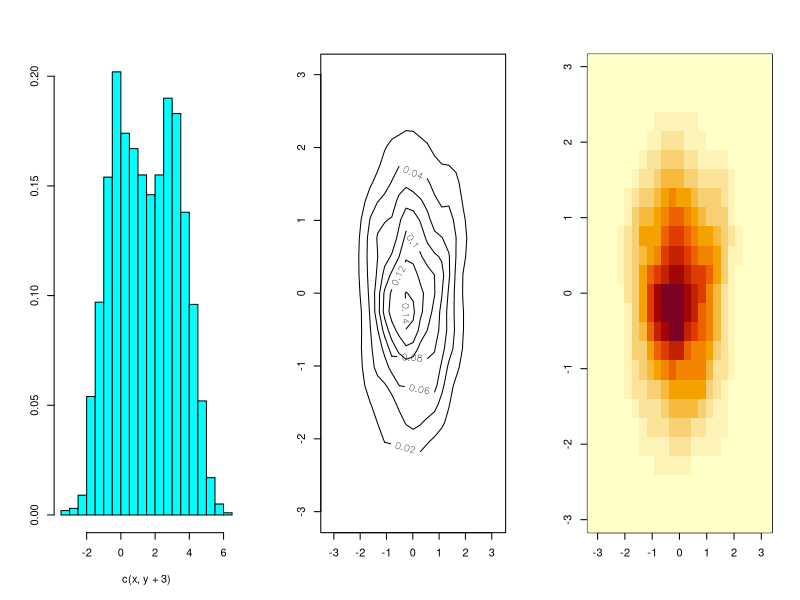

This chart was generated by the following R code: (Note: this script raises an error after producing the figure.)
## ---- chunk 1
library(MASS)
library(tidyverse)
## ---- chunk 2
set.seed(0)
x <- rnorm(1000)
y <- rnorm(1000)
par(mfrow=c(1, 3))
truehist(c(x, y+3), nbins=25)
contour(dd <- kde2d(x, y))
image(dd)
## ---- chunk 3
set.seed(0)
dat <- tibble(x = rnorm(1000), y = rnorm(1000))
dat <- dat %>%
  mutate(y = y + 3)
p1 <- dat %>% 
  gather() %>% 
  ggplot() +
  geom_histogram(aes(value), binwidth = 0.5)
p2 <- dat %>%
  ggplot() +
  geom_density2d(aes(x, y))
p3 <- dat %>%
  ggplot() +
  geom_hex(aes(x, y), bins = 12)
ggplot() +
  coord_equal(xlim = c(0, 7.5), ylim = c(0, 4.5), expand = c(0, 0)) +
  annotation_custom(ggplotGrob(p1),
                    xmin = 0, xmax = 3,
                    ymin = 3, ymax = 4.5) +
  annotation_custom(ggplotGrob(p2),
                    xmin = 0, xmax = 3,
                    ymin = 0, ymax = 3) +
  annotation_custom(ggplotGrob(p3),
                    xmin = 3, xmax = 7.5) +
  labs(x = NULL, y = NULL,
       title = 'Density plots for x and y') +
  theme_void()
## ---- chunk 4
set.seed(0)
x <- seq(1, 20, 0.5)
w <- 1 + x/2
y <- x + w*rnorm(x)
dum <- tibble(x, y, w)
rm(x, y, w)
cat('Data set "dum":\n')
print(dum)
fm <- dum %>% 
  lm(y ~ x, data = .)
cat("Linear regression summary:\n")
summary(fm)
fm1 <- dum %>%
  lm(y ~ x, data = ., weight = 1/w^2)
cat("Weighted linear regression summary:\n")
summary(fm1)
## ---- chunk 5
lrf <- loess(y ~ x, dum)
spline_fit <- as_tibble(spline(dum$x, fitted(lrf)))
p1 <- dum %>% 
  full_join(spline_fit, by = 'x',  suffix = c('r', 's')) %>%
  arrange(x) %>% 
  ggplot() + 
  geom_point(aes(x, yr)) +
  geom_abline(slope = 1, intercept = 0, lty = 3, col = 3) +
  geom_abline(slope = fm$coefficients[2], intercept = fm$coefficients[1],
              col = 4) +
  geom_abline(slope = fm1$coefficients[2], intercept = fm1$coefficients[1],
              col = 5, lty = 4) +
  geom_line(aes(x, ys), col = 2)
p2 <- qplot(fitted(fm), resid(fm), xlab = "Fitted Values", ylab = "Residuals")
p3 <- tibble(r = resid(fm)) %>% 
  ggplot(aes(sample = r)) +
  geom_qq() +
  geom_qq_line(line.p = c(1/6, 5/6))
ggplot() +
  coord_equal(xlim = c(0, 7.5), ylim = c(0, 2.5), expand = c(0, 0)) +
  annotation_custom(ggplotGrob(p1),
                    xmin = 0, xmax = 2.5) +
  annotation_custom(ggplotGrob(p2),
                    xmin = 2.5, xmax = 5) +
  annotation_custom(ggplotGrob(p3),
                    xmin = 5, xmax = 7.5) +
  labs(x = NULL, y = NULL,
       title = 'Residual plots for the linear model') +
  theme_void()
## ---- chunk 6
# pairs(hills)
dat <- as_tibble(hills)
dat %>%
  mutate(grade = factor(ntile(climb/dist, 3))) %>% 
  GGally::ggpairs(aes(color = grade))
## ---- chunk 7
attach(hills)
plot(dist, time)
abline(lm(time ~ dist))
abline(MASS::lqs(time ~ dist), lty = 3, col = 4)
# identify(dist, time, row.names(hills))  # only works in console/cmd line
detach()
## ---- chunk 8
# michelson
as_tibble(michelson) %>% 
 ggplot(aes(Expt, Speed)) +
  geom_point() + #aes(color = row(Speed))) +
  geom_smooth() +
  labs(title="Speed of Light Data",
       x="Experiment No.")
fm <- aov(Speed ~ Run + Expt)
summary(fm)
## ---- chunk 9
fm0 <- update(fm, .~ . - Run)
anova(fm0, fm)
